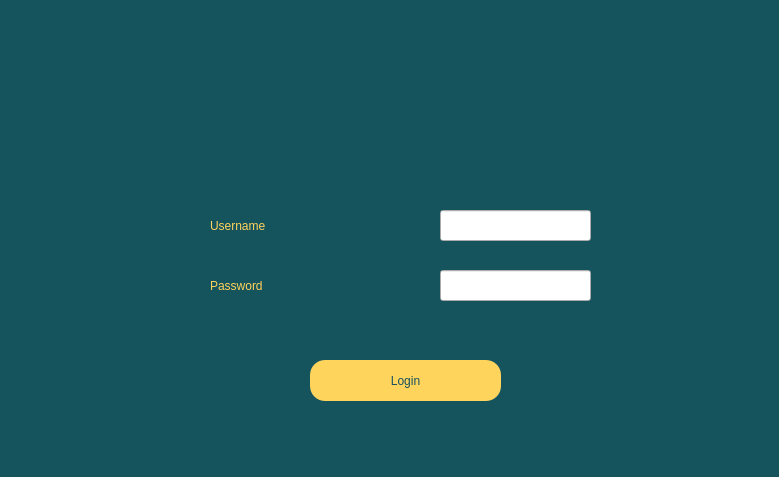
<?xml version="1.0" encoding="UTF-8"?>
<ui version="4.0">
 <class>Form</class>
 <widget class="QWidget" name="Form">
  <property name="geometry">
   <rect>
    <x>0</x>
    <y>0</y>
    <width>779</width>
    <height>477</height>
   </rect>
  </property>
  <property name="windowTitle">
   <string>Form</string>
  </property>
  <widget class="Line" name="line">
   <property name="geometry">
    <rect>
     <x>-800</x>
     <y>0</y>
     <width>1581</width>
     <height>481</height>
    </rect>
   </property>
   <property name="styleSheet">
    <string notr="true">background-color: rgb(21, 82, 93);
background-color: rgb(21, 84, 93);</string>
   </property>
   <property name="orientation">
    <enum>Qt::Vertical</enum>
   </property>
  </widget>
  <widget class="QLabel" name="label">
   <property name="geometry">
    <rect>
     <x>280</x>
     <y>0</y>
     <width>191</width>
     <height>201</height>
    </rect>
   </property>
   <property name="styleSheet">
    <string notr="true">background-image: url(:/logo/logo3_1.png);</string>
   </property>
   <property name="text">
    <string/>
   </property>
   <property name="pixmap">
    <pixmap resource="../Resource/company_logo_blue.qrc">:/logo/logo3_1.png</pixmap>
   </property>
   <property name="scaledContents">
    <bool>true</bool>
   </property>
  </widget>
  <widget class="QLabel" name="label_3">
   <property name="geometry">
    <rect>
     <x>210</x>
     <y>200</y>
     <width>111</width>
     <height>51</height>
    </rect>
   </property>
   <property name="styleSheet">
    <string notr="true">color: rgb(255, 210, 93);
font: 75 18pt &quot;Goudy Old Style&quot;;</string>
   </property>
   <property name="text">
    <string>Username</string>
   </property>
  </widget>
  <widget class="QLabel" name="label_4">
   <property name="geometry">
    <rect>
     <x>210</x>
     <y>260</y>
     <width>111</width>
     <height>51</height>
    </rect>
   </property>
   <property name="styleSheet">
    <string notr="true">color: rgb(255, 210, 93);
font: 75 18pt &quot;Goudy Old Style&quot;;</string>
   </property>
   <property name="text">
    <string>Password</string>
   </property>
  </widget>
  <widget class="QLineEdit" name="lineEdit">
   <property name="geometry">
    <rect>
     <x>440</x>
     <y>210</y>
     <width>151</width>
     <height>31</height>
    </rect>
   </property>
  </widget>
  <widget class="QLineEdit" name="lineEdit_2">
   <property name="geometry">
    <rect>
     <x>440</x>
     <y>270</y>
     <width>151</width>
     <height>31</height>
    </rect>
   </property>
  </widget>
  <widget class="QPushButton" name="Login_btn">
   <property name="geometry">
    <rect>
     <x>310</x>
     <y>360</y>
     <width>191</width>
     <height>41</height>
    </rect>
   </property>
   <property name="styleSheet">
    <string notr="true">font: italic 18pt &quot;Goudy Old Style&quot;;
background-color: rgb(255, 212, 93);
color: rgb(21, 82, 93);
border-radius: 15px;</string>
   </property>
   <property name="text">
    <string>Login</string>
   </property>
  </widget>
 </widget>
 <resources>
  <include location="../Resource/company_logo_blue.qrc"/>
  <include location="../Resource/company_logo_blue.qrc"/>
 </resources>
 <connections/>
</ui>
